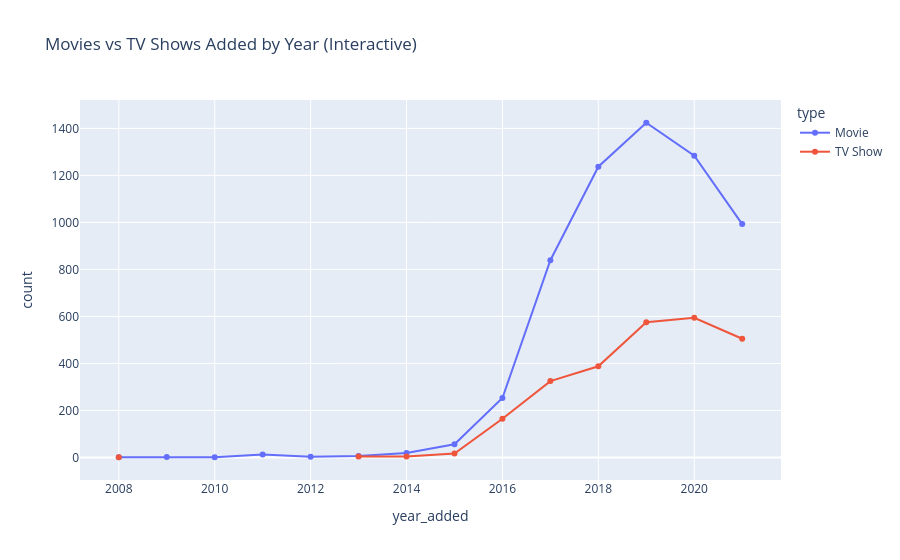

Notebook code for this chart:
### Code cell
trend_reset = trend.reset_index().melt(id_vars='year_added', var_name='type', value_name='count')

fig = px.line(
    trend_reset, x='year_added', y='count', color='type',
    markers=True,
    title='Movies vs TV Shows Added by Year (Interactive)'
)
fig.show()

### Figure 1 — Plotly figure (JSON) as saved in the notebook; plotly's stock layout.template omitted (floating-point values rounded to 4 significant figures)
{"data": [{"hovertemplate": "type=Movie<br>year_added=%{x}<br>count=%{y}<extra></extra>", "legendgroup": "Movie", "line": {"color": "#636efa", "dash": "solid"}, "marker": {"symbol": "circle"}, "mode": "lines+markers", "name": "Movie", "orientation": "v", "showlegend": true, "type": "scatter", "x": [2008.0, 2009.0, 2010.0, 2011.0, 2012.0, 2013.0, 2014.0, 2015.0, 2016.0, 2017.0, 2018.0, 2019.0, 2020.0, 2021.0], "xaxis": "x", "y": [1.0, 2.0, 1.0, 13.0, 3.0, 6.0, 19.0, 56.0, 253.0, 839.0, 1237.0, 1424.0, 1284.0, 993.0], "yaxis": "y"}, {"hovertemplate": "type=TV Show<br>year_added=%{x}<br>count=%{y}<extra></extra>", "legendgroup": "TV Show", "line": {"color": "#EF553B", "dash": "solid"}, "marker": {"symbol": "circle"}, "mode": "lines+markers", "name": "TV Show", "orientation": "v", "showlegend": true, "type": "scatter", "x": [2008.0, 2009.0, 2010.0, 2011.0, 2012.0, 2013.0, 2014.0, 2015.0, 2016.0, 2017.0, 2018.0, 2019.0, 2020.0, 2021.0], "xaxis": "x", "y": [1.0, NaN, NaN, NaN, NaN, 4.0, 4.0, 17.0, 165.0, 325.0, 388.0, 575.0, 594.0, 505.0], "yaxis": "y"}], "layout": {"legend": {"title": {"text": "type"}, "tracegroupgap": 0}, "title": {"text": "Movies vs TV Shows Added by Year (Interactive)"}, "xaxis": {"anchor": "y", "domain": [0, 1], "title": {"text": "year_added"}}, "yaxis": {"anchor": "x", "domain": [0, 1], "title": {"text": "count"}}}}
